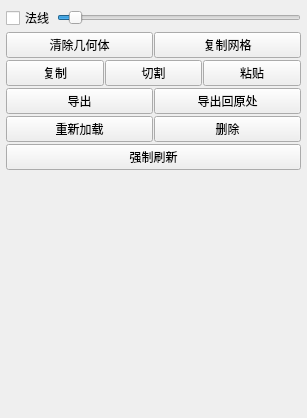
<?xml version="1.0" encoding="UTF-8"?>
<ui version="4.0">
 <class>Form</class>
 <widget class="QWidget" name="Form">
  <property name="geometry">
   <rect>
    <x>0</x>
    <y>0</y>
    <width>307</width>
    <height>418</height>
   </rect>
  </property>
  <property name="sizePolicy">
   <sizepolicy hsizetype="Expanding" vsizetype="Minimum">
    <horstretch>0</horstretch>
    <verstretch>0</verstretch>
   </sizepolicy>
  </property>
  <property name="minimumSize">
   <size>
    <width>200</width>
    <height>0</height>
   </size>
  </property>
  <property name="maximumSize">
   <size>
    <width>1000</width>
    <height>499</height>
   </size>
  </property>
  <property name="baseSize">
   <size>
    <width>0</width>
    <height>170</height>
   </size>
  </property>
  <property name="contextMenuPolicy">
   <enum>Qt::NoContextMenu</enum>
  </property>
  <property name="windowTitle">
   <string>窗体</string>
  </property>
  <property name="styleSheet">
   <string notr="true"/>
  </property>
  <layout class="QVBoxLayout" name="verticalLayout">
   <property name="spacing">
    <number>2</number>
   </property>
   <property name="leftMargin">
    <number>6</number>
   </property>
   <property name="topMargin">
    <number>6</number>
   </property>
   <property name="rightMargin">
    <number>6</number>
   </property>
   <property name="bottomMargin">
    <number>6</number>
   </property>
   <item>
    <layout class="QHBoxLayout" name="horizontalLayout_2">
     <property name="topMargin">
      <number>0</number>
     </property>
     <item>
      <widget class="QCheckBox" name="mesh_showNormals">
       <property name="toolTip">
        <string>切换网格法线向量的显示。</string>
       </property>
       <property name="text">
        <string>法线</string>
       </property>
      </widget>
     </item>
     <item>
      <widget class="QSlider" name="mesh_normalsSize">
       <property name="toolTip">
        <string>设置法线向量显示大小。</string>
       </property>
       <property name="minimum">
        <number>1</number>
       </property>
       <property name="maximum">
        <number>1000</number>
       </property>
       <property name="value">
        <number>50</number>
       </property>
       <property name="orientation">
        <enum>Qt::Horizontal</enum>
       </property>
      </widget>
     </item>
    </layout>
   </item>
   <item>
    <layout class="QHBoxLayout" name="horizontalLayout_3">
     <property name="spacing">
      <number>1</number>
     </property>
     <property name="topMargin">
      <number>0</number>
     </property>
     <item>
      <widget class="QPushButton" name="modify_clear">
       <property name="toolTip">
        <string>从当前所选网格中删除所有几何体。</string>
       </property>
       <property name="text">
        <string>清除几何体</string>
       </property>
      </widget>
     </item>
     <item>
      <widget class="QPushButton" name="mesh_duplicate">
       <property name="toolTip">
        <string>复制所选网格并将其置于当前激活的参考网格之下。</string>
       </property>
       <property name="text">
        <string>复制网格</string>
       </property>
      </widget>
     </item>
    </layout>
   </item>
   <item>
    <layout class="QHBoxLayout" name="horizontalLayout_5">
     <property name="spacing">
      <number>1</number>
     </property>
     <property name="topMargin">
      <number>0</number>
     </property>
     <item>
      <widget class="QPushButton" name="modify_copyGeometry">
       <property name="toolTip">
        <string>将所选几何体元素复制到剪贴板。</string>
       </property>
       <property name="text">
        <string>复制</string>
       </property>
      </widget>
     </item>
     <item>
      <widget class="QPushButton" name="modify_cutGeometry">
       <property name="toolTip">
        <string>将所选几何体元素复制到剪贴板，随后删除所选元素。</string>
       </property>
       <property name="text">
        <string>切割</string>
       </property>
      </widget>
     </item>
     <item>
      <widget class="QPushButton" name="modify_pasteGeometry">
       <property name="toolTip">
        <string>若剪贴板中有复制/剪切的几何体，则将其复制到所选网格。</string>
       </property>
       <property name="text">
        <string>粘贴</string>
       </property>
      </widget>
     </item>
    </layout>
   </item>
   <item>
    <layout class="QHBoxLayout" name="horizontalLayout">
     <property name="spacing">
      <number>1</number>
     </property>
     <property name="topMargin">
      <number>0</number>
     </property>
     <item>
      <widget class="QPushButton" name="mesh_export">
       <property name="toolTip">
        <string>将所选网格导出为3D文件。</string>
       </property>
       <property name="text">
        <string>导出</string>
       </property>
      </widget>
     </item>
     <item>
      <widget class="QPushButton" name="mesh_export_back">
       <property name="toolTip">
        <string>将所选网格导出回其加载自的文件。原文件会被自动覆盖。</string>
       </property>
       <property name="text">
        <string>导出回原处</string>
       </property>
      </widget>
     </item>
    </layout>
   </item>
   <item>
    <layout class="QHBoxLayout" name="horizontalLayout_4">
     <property name="spacing">
      <number>1</number>
     </property>
     <property name="topMargin">
      <number>0</number>
     </property>
     <item>
      <widget class="QPushButton" name="mesh_reload">
       <property name="toolTip">
        <string>从磁盘重新加载所选网格（前提是它之前是从磁盘加载的）。</string>
       </property>
       <property name="text">
        <string>重新加载</string>
       </property>
      </widget>
     </item>
     <item>
      <widget class="QPushButton" name="mesh_delete">
       <property name="toolTip">
        <string>从场景中删除网格。</string>
       </property>
       <property name="text">
        <string>删除</string>
       </property>
      </widget>
     </item>
    </layout>
   </item>
   <item>
    <widget class="QPushButton" name="modify_forceRefresh">
     <property name="toolTip">
      <string>重建所选顶点周围的面。有时TopoGun无法创建朝向正确的面（会出现法线翻转、看起来像网格破洞的面）。出现此问题时执行此命令可修复朝向错误的面。</string>
     </property>
     <property name="text">
      <string>强制刷新</string>
     </property>
    </widget>
   </item>
   <item>
    <spacer name="verticalSpacer">
     <property name="orientation">
      <enum>Qt::Vertical</enum>
     </property>
     <property name="sizeHint" stdset="0">
      <size>
       <width>10</width>
       <height>4</height>
      </size>
     </property>
    </spacer>
   </item>
  </layout>
 </widget>
 <resources/>
 <connections/>
</ui>
